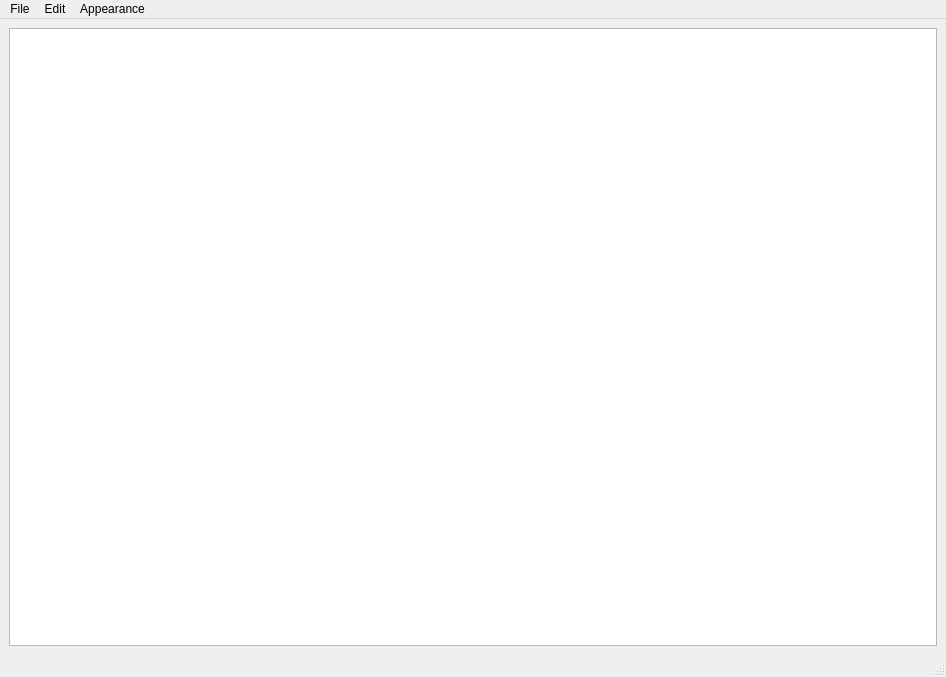
<?xml version="1.0" encoding="UTF-8"?>
<ui version="4.0">
 <class>MainWindow</class>
 <widget class="QMainWindow" name="MainWindow">
  <property name="geometry">
   <rect>
    <x>0</x>
    <y>0</y>
    <width>946</width>
    <height>677</height>
   </rect>
  </property>
  <property name="font">
   <font>
    <family>Arial</family>
   </font>
  </property>
  <property name="windowTitle">
   <string>MainWindow</string>
  </property>
  <widget class="QWidget" name="centralwidget">
   <layout class="QGridLayout" name="gridLayout">
    <item row="0" column="0">
     <widget class="QTextEdit" name="textEdit">
      <property name="font">
       <font>
        <family>Arial</family>
       </font>
      </property>
      <property name="lineWrapMode">
       <enum>QTextEdit::NoWrap</enum>
      </property>
     </widget>
    </item>
   </layout>
  </widget>
  <widget class="QMenuBar" name="menubar">
   <property name="geometry">
    <rect>
     <x>0</x>
     <y>0</y>
     <width>946</width>
     <height>23</height>
    </rect>
   </property>
   <widget class="QMenu" name="menufile">
    <property name="title">
     <string>File</string>
    </property>
    <addaction name="actionNew"/>
    <addaction name="actionOpen"/>
    <addaction name="separator"/>
    <addaction name="actionSave"/>
    <addaction name="actionSave_as"/>
    <addaction name="actionExit"/>
   </widget>
   <widget class="QMenu" name="menuVeiw">
    <property name="title">
     <string>Appearance</string>
    </property>
    <widget class="QMenu" name="menuFont_size">
     <property name="title">
      <string>Font size</string>
     </property>
     <addaction name="action8"/>
     <addaction name="action10"/>
     <addaction name="action12"/>
     <addaction name="action14"/>
     <addaction name="action24"/>
     <addaction name="action26"/>
     <addaction name="action32"/>
    </widget>
    <widget class="QMenu" name="menuMode">
     <property name="title">
      <string>Mode</string>
     </property>
     <addaction name="actionDark"/>
     <addaction name="actionDark_2"/>
    </widget>
    <addaction name="menuFont_size"/>
    <addaction name="menuMode"/>
   </widget>
   <widget class="QMenu" name="menuEdit">
    <property name="title">
     <string>Edit</string>
    </property>
    <addaction name="actionUndo"/>
    <addaction name="actionRedu"/>
    <addaction name="separator"/>
    <addaction name="actionCopy_2"/>
    <addaction name="actionCut"/>
    <addaction name="actionPaste"/>
   </widget>
   <addaction name="menufile"/>
   <addaction name="menuEdit"/>
   <addaction name="menuVeiw"/>
  </widget>
  <widget class="QStatusBar" name="statusbar"/>
  <action name="actionOpen">
   <property name="text">
    <string>Open</string>
   </property>
   <property name="shortcut">
    <string>Ctrl+O</string>
   </property>
  </action>
  <action name="actionSave">
   <property name="text">
    <string>Save</string>
   </property>
   <property name="shortcut">
    <string>Ctrl+S</string>
   </property>
  </action>
  <action name="actionSave_as">
   <property name="text">
    <string>Save as</string>
   </property>
   <property name="shortcut">
    <string>Ctrl+Shift+S</string>
   </property>
  </action>
  <action name="actionExit">
   <property name="text">
    <string>Exit</string>
   </property>
  </action>
  <action name="action8">
   <property name="text">
    <string>8pt</string>
   </property>
  </action>
  <action name="action10">
   <property name="text">
    <string>12pt</string>
   </property>
  </action>
  <action name="action12">
   <property name="text">
    <string>16pt</string>
   </property>
  </action>
  <action name="action14">
   <property name="text">
    <string>20pt</string>
   </property>
  </action>
  <action name="action24">
   <property name="text">
    <string>24pt</string>
   </property>
  </action>
  <action name="action26">
   <property name="text">
    <string>28pt</string>
   </property>
  </action>
  <action name="action32">
   <property name="text">
    <string>32pt</string>
   </property>
  </action>
  <action name="actionDark_mode">
   <property name="text">
    <string>Dark mode</string>
   </property>
  </action>
  <action name="actionSet_light_mode">
   <property name="text">
    <string>Set light mode</string>
   </property>
  </action>
  <action name="actionUndo">
   <property name="text">
    <string>Undo         </string>
   </property>
   <property name="shortcut">
    <string>Ctrl+Z</string>
   </property>
  </action>
  <action name="actionDark">
   <property name="text">
    <string>Light</string>
   </property>
  </action>
  <action name="actionDark_2">
   <property name="text">
    <string>Dark</string>
   </property>
  </action>
  <action name="actionCut">
   <property name="text">
    <string>Cut</string>
   </property>
   <property name="shortcut">
    <string>Ctrl+X</string>
   </property>
  </action>
  <action name="actionCopy">
   <property name="text">
    <string>Copy</string>
   </property>
  </action>
  <action name="actionPaste">
   <property name="text">
    <string>Paste</string>
   </property>
   <property name="shortcut">
    <string>Ctrl+V</string>
   </property>
  </action>
  <action name="actionNew">
   <property name="text">
    <string>New</string>
   </property>
   <property name="shortcut">
    <string>Ctrl+N</string>
   </property>
  </action>
  <action name="actionRedu">
   <property name="text">
    <string>Redo</string>
   </property>
   <property name="shortcut">
    <string>Ctrl+Y</string>
   </property>
  </action>
  <action name="actionCopy_2">
   <property name="text">
    <string>Copy</string>
   </property>
   <property name="shortcut">
    <string>Ctrl+C</string>
   </property>
  </action>
 </widget>
 <resources/>
 <connections/>
</ui>
